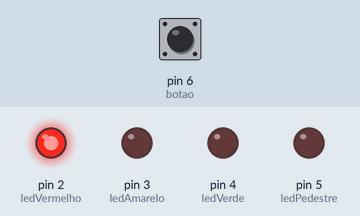
Recording of a sketch running on a simulated Arduino Uno, built with avr-gcc and run on an emulated ATmega328P. Shown: output pins drawn as LEDs (lit = HIGH). The test bench sets the inputs (shaded band); at power-on: pin 6 (botao) LOW.

Above: at 18.0 s.
18.1 s: pin 6 (botao) pulled HIGH for 3 s
At 21.1 s:
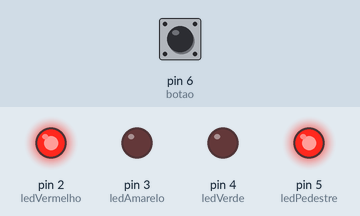
At 26.9 s:
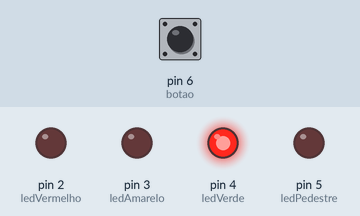
Timing chart, 0 to 33.5 s (numbered marks = the images above; inputs shaded):
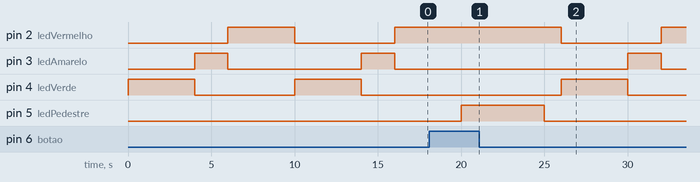

Measured:
- after the input at 18.1 s, pin 5 (ledPedestre): LOW → HIGH after 1.9 s, → LOW 5.0 s later
- by itself, pin 3 (ledAmarelo): alternates HIGH for 2.0 s and LOW for 8.0 s
- by itself, pin 4 (ledVerde): alternates HIGH for 4.0 s and LOW for 6.0 s

The sketch:

ATV_4.ino
```cpp
// Pinos dos LEDs
const int ledVermelho = 2;
const int ledAmarelo  = 3;
const int ledVerde    = 4;
const int ledPedestre = 5;

// Pino do botão
const int botao = 6;

bool pedidoPedestre = false;

void setup() {
  pinMode(ledVermelho, OUTPUT);
  pinMode(ledAmarelo, OUTPUT);
  pinMode(ledVerde, OUTPUT);
  pinMode(ledPedestre, OUTPUT);

  pinMode(botao, INPUT); // botão com resistor pull-down de 10k
}

void loop() {
  // Verifica se o botão foi pressionado
  if (digitalRead(botao) == HIGH) {
    pedidoPedestre = true; // registra o pedido de travessia
  }

  if (pedidoPedestre) {
    cicloPedestre();
    pedidoPedestre = false; // reseta o pedido
  } else {
    cicloSemaforo();
  }
}

void cicloSemaforo() {
  // Verde - veículos passam
  digitalWrite(ledVerde, HIGH);
  digitalWrite(ledAmarelo, LOW);
  digitalWrite(ledVermelho, LOW);
  digitalWrite(ledPedestre, LOW);
  delay(4000);

  // Amarelo - atenção
  digitalWrite(ledVerde, LOW);
  digitalWrite(ledAmarelo, HIGH);
  delay(2000);

  // Vermelho - veículos param
  digitalWrite(ledAmarelo, LOW);
  digitalWrite(ledVermelho, HIGH);
  delay(4000);
}

void cicloPedestre() {
  // Sinaliza vermelho para veículos
  digitalWrite(ledVerde, LOW);
  digitalWrite(ledAmarelo, LOW);
  digitalWrite(ledVermelho, HIGH);

  // Acende LED do pedestre
  digitalWrite(ledPedestre, HIGH);
  delay(5000); // tempo para atravessar

  // Apaga LED do pedestre
  digitalWrite(ledPedestre, LOW);

  // Opcional: deixa o semáforo vermelho mais um pouco
  delay(1000);
}
```
